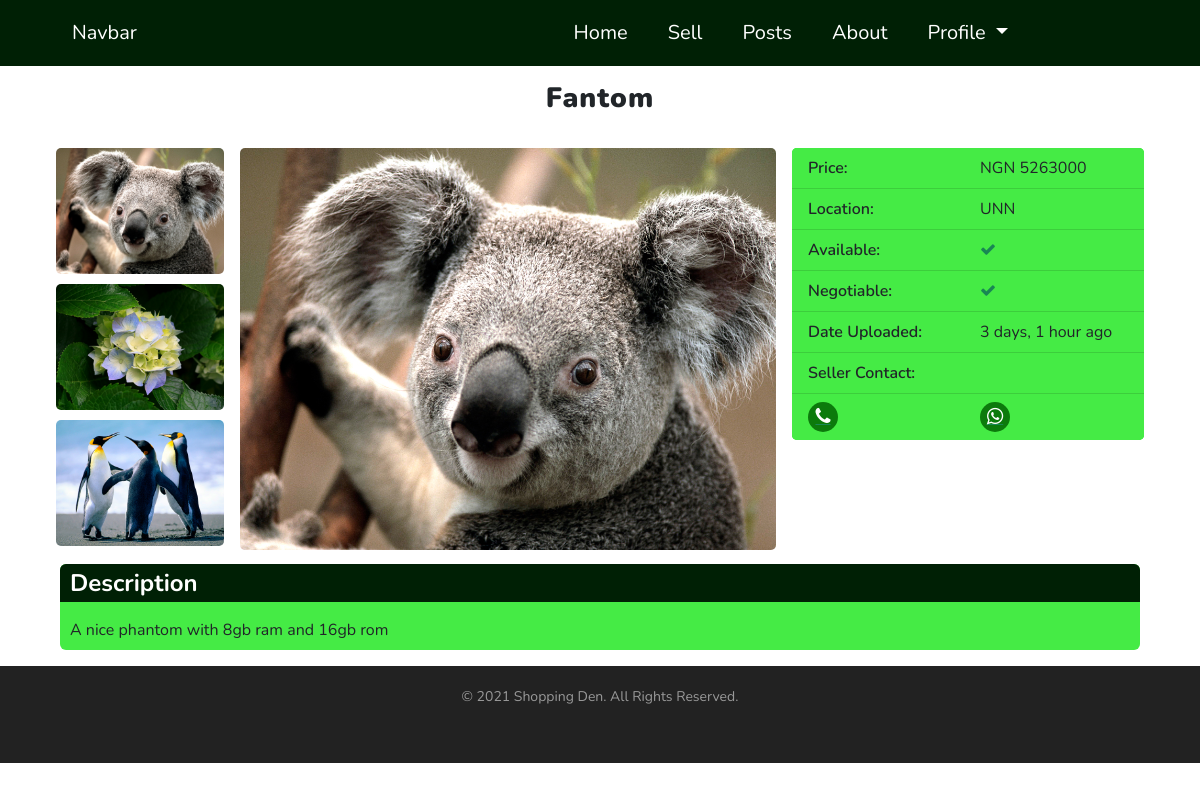
Page /goods/4/ (signed in) on the committed database.
### main/models.py (models this page shows, shortened)
class Product(models.Model):
    CHOICES = (("UNN","UNN"),("UNEC","UNEC"))
    user = models.ForeignKey(User,on_delete=models.CASCADE)
    name = models.CharField(max_length=120)
    tag = models.ManyToManyField(ProductTag, blank = True)
    description = models.TextField(max_length= 3000)
    price = models.IntegerField()
    phone_number = models.CharField(_('Phone Number'),
        max_length=11,
        blank= True,
        validators = [numeric_validator],
        help_text=_('11 Nigeria Phone Numbers.'),
        error_messages={
            'max_length': _("11 Numbers required."),
        },
    )
    negotiable = models.BooleanField(default=False)
    active = models.BooleanField(default=True)
    available = models.BooleanField(default=True)
    location = models.CharField(max_length = 5,choices = CHOICES)
    date_uploaded = models.DateTimeField(auto_now_add = True)
    expiring_date = models.DateTimeField(default=datetime.now() + timedelta(weeks= 1))
    objects = ActiveManager()
    def first_image(self):
        try:
            image = self.productimage_set.all()[0]
        except:
            image = None
        return image
    def adjusted_phone_number(self):
        return "+234"+str(self.phone_number[1:])

class ProductImage(models.Model):
    product = models.ForeignKey(Product,on_delete=models.CASCADE)
    image = models.ImageField()

### main/views.py (the view)
# urls.py: path("goods/<int:id>/",views.details,name="details"),
def details(request,id):
    objectdetail = get_object_or_404(Product,id = id)
    return render(request,"details.html",{"object":objectdetail})

### main/templates/details.html (shortened to what this page needs)
{% extends 'base.html' %}
{% block content %}
    <div class="product-bg">
        <div class="site-container">
            <div class="detail-header text-center p-3">
                <h3>{{object.name}}</h3>
            </div>
            <div class="row phone-hide">
                <div class="col-md-2 p-2">
                    {% for image in object.productimage_set.all %}
                        <div class="detail-image" onclick="changeimg(this)">
                            <img src="{{image.image.url}}" alt="" class="product-img">
                        </div>
                    {% endfor %}
                </div>
                <div class="col-md-6 p-2">
                    <img src="{{object.first_image.image.url}}" alt="" id="big-img" class="product-img">
                </div>
                <div class="col-md-4 p-2">
                    <div class="preferences-box">
                        <ul class="list-group list-group-flush product-container-bg" style="border-radius: var(--product-container-radius);">
                            <li class="list-group-item product-container-bg " >
                                <div class="row">
                                    <div class="col-6 title">
                                        Price:
                                    </div>
                                    <div class="col-6 value">
                                        NGN {{object.price}}
                                    </div>
                                </div>
                            </li>
                            <li class="list-group-item">
                                <div class="row">
                                    <div class="col-6 title">
                                        Location:
                                    </div>
                                    <div class="col-6 value">
                                        {{object.location}}
                                    </div>
                                </div>
                            </li>
                            <li class="list-group-item">
                                <div class="row">
                                    <div class="col-6 title">
                                        Available:
                                    </div>
                                    <div class="col-6 value">
                                        {% if object.available %}
                                            <i class="fa fa-check text-success"></i>
                                        {% else %}
                                            <i class="fa fa-close text-danger"></i>
                                        {% endif %}
                                    </div>
                                </div>
                            </li>
                            <li class="list-group-item">
                                <div class="row">
                                    <div class="col-6 title">
                                        Negotiable:
                                    </div>
                                    <div class="col-6 value">
                                        {% if object.negotiable %}
                                            <i class="fa fa-check text-success"></i>
                                        {% else %}
                                            <i class="fa fa-close text-danger"></i>
                                        {% endif %}
                                    </div>
                                </div>
                            </li>
                            <li class="list-group-item">
                                <div class="row">
                                    <div class="col-6 title">
                                        Date Uploaded:
                                    </div>
                                    <div class="col-6 value">
                                        {{object.date_uploaded|timesince}} ago
                                    </div>
                                </div>
                            </li>
                            <li class="list-group-item">
                                <div class="row">
                                    <div class="col-6 title">
                                        Seller Contact:
                                    </div>
                                    <div class="col-6 value">
                                    </div>
                                </div>
                            </li>
                            <li class="list-group-item">
                                <div class="row">
                                    <div class="col-6 title">
                                        <a href="tel:{{object.adjusted_phone_number}}" class="text-success detail-contact-link"><i class="fa fa-phone"></i></a>
                                    </div>
                                    <div class="col-6 value">
                                        <a href="https://wa.me/{{object.adjusted_phone_number}}?text= i want to buy IphoneX from shopping den" class="text-success detail-contact-link"><i class="fa fa-whatsapp"></i></a>
                                    </div>
                                </div>
                            </li>
                        </ul>
                    </div>
                </div>
            </div>
            <div class="row">
                <div class="col-md-12 ">
                    <div class="detail-description product-container-bg">
                        <h4 >Description</h4>
                        <p class="pt-2 pb-2">{{object.description}}</p>
                    </div>
                </div>
            </div>
        </div>
{% endblock %}

### main/templates/base.html (shortened to what this page needs)
{% load staticfiles %}
<!DOCTYPE html>
<html lang="en">
<head>
    <link rel="stylesheet" href="{% static 'style\bootstrap5\css\bootstrap.min.css' %}">
    <link rel="stylesheet" href="{% static 'style\font-awesome\font-awesome-4.7.0\css\font-awesome.css' %}">
    <link rel="stylesheet" href="{% static 'script\sweetalert\sweetalert2.css' %}">
    <link rel="stylesheet" href="{% static 'style/style.css' %}">
</head>
<body>
    <nav class="navbar navbar-expand-lg  bg-shopping-den">
        <div class="container-fluid site-container">
          <a class="navbar-brand" href="#">Navbar</a>
          <div class="collapse navbar-collapse" id="navbarSupportedContent">
            <ul class="navbar-nav">
              <li class="nav-item">
                <a class="nav-link active" aria-current="page" href="{% url 'index' %}">Home</a>
              </li>
              <li class="nav-item">
                <a class="nav-link" href="{% url 'sell' %}">Sell</a>
              </li>
              <li class="nav-item">
                <a class="nav-link" href="{% url 'goods' %}">Posts</a>
              </li>
              <li class="nav-item">
                <a class="nav-link" href="{% url 'about' %}">About</a>
              </li>
              {% if request.user.is_anonymous %}
              <li class="nav-item">
                <a class="nav-link" href="{% url 'login' %}">SignIn</a>
              </li>
              {% else %}
              <li class="nav-item dropdown">
                <a class="nav-link dropdown-toggle" href="#" id="navbarDropdown" role="button" data-bs-toggle="dropdown" aria-expanded="false">
                  Profile
                </a>
              </li>
              {% endif %}
            </ul>
          </div>
        </div>
      </nav>
    {% block content %}
    {% endblock %}
    <footer class="footer">
        <div class="container">
            <div class="row">
                <p>
                     &copy; 2021 Shopping Den. All Rights Reserved.<br/>
                </p>
            </div>
        </div>
      </footer>
</body>
</html>

### main/static/style/style.css (style rules this page uses)
* { padding: 0; margin: 0; box-sizing: border-box; font-family: 'Nunito','Poppins',sans-serif; }
:root { --light-green: rgb(69, 235, 69); --product-container-radius: 5px; }
body { width: 100%; overflow-x: hidden; }
.bg-shopping-den { background-color: #002005; }
.navbar-collapse { justify-content: flex-end!important; }
.navbar-collapse .navbar-nav { margin-right: 100px; }
.navbar-brand { color: white; }
.nav-link { color: white; font-size: 20px; padding: 10px 20px!important; }
.title { font-size: 16px; text-transform: capitalize; font-weight: 600; }
.footer .row { background: transparent; }
.footer { background:#222; color:#999; font-size:14px; padding:20px 0 40px 0; margin-top:0px; width: 100%; text-align: center; }
.row { max-width: 100vw!important; max-height: 100vh; }
.product-bg { background-color: #fff; min-height:90vh; overflow: hidden; }
.product-img { width: 100%; height: auto; border-radius: var(--product-container-radius); }
.detail-image { margin-bottom: 10px; }
.site-container { width: 90%; margin: auto; }
.preferences-box { background: var(--light-green); border-radius: var(--product-container-radius); }
.product-container-bg { background: var(--light-green)!important; }
.product-container-bg * { background: var(--light-green); }
.detail-contact-link { display: inline-block; width: 30px; height: 30px; background-color: rgb(12, 122, 12); color: white; border-radius: 50%; font-size: 1.2rem; display: flex; align-items: center; justify-content: center; }
.detail-contact-link > * { background-color: rgb(12, 122, 12); color: white; }
.detail-description { border-radius: 6px; }
.detail-description h4 { background: #002005; border-top-left-radius: 6px; border-top-right-radius: 6px; padding: 5px 10px; color: white; font-weight: bold; }
.detail-description p { margin-left: 10px; margin-right: 10px; }
.list-group-item .row .value { word-break: break-all; }
#big-img { transition: 1s; }
.detail-header > * { text-transform: capitalize; font-weight: 900; letter-spacing: 1px; }

### rows in the picture
Product: name "Fantom", first_image.image (picture), price "5263000", location "UNN", date_uploaded "3 days, 1 hour", description "A nice phantom with 8gb ram and 16gb rom"
ProductImage: image (picture)
ProductImage: image (picture)
ProductImage: image (picture)
